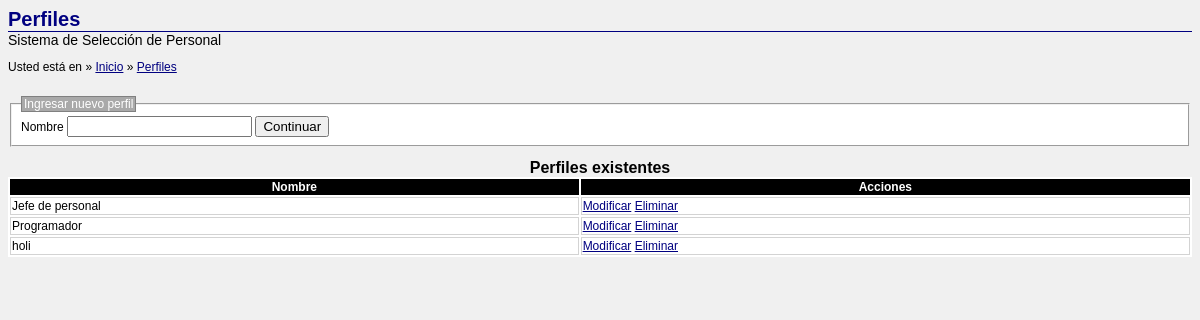
/index.php/perfiles, run on an earlier commit of the app's database.
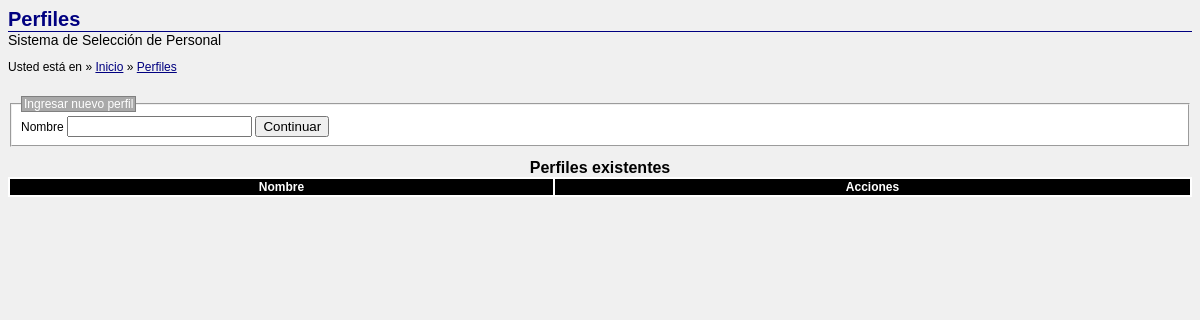
And on a later commit of the database.
### tables this page shows
CREATE TABLE "perfil" (
    "id" INTEGER PRIMARY KEY AUTOINCREMENT NOT NULL,
    "nombre" TEXT NOT NULL
);

### application/controllers/perfiles.php (called while the page is built, shortened)
<?php if ( ! defined('BASEPATH')) exit('No direct script access allowed');
class Perfiles extends CI_Controller {
    public function index() {
		$this->load->model('perfil_model');
        $this->load->view(
			'perfiles/welcome_message',
			array(
				'perfiles' => $this->perfil_model->get()
			)
		);
    }
};

### index.php (called while the page is built, shortened)
<?php
require_once BASEPATH.'core/CodeIgniter.php';

### application/models/perfil_model.php (called while the page is built, shortened)
<?php
class Perfil_model extends CI_Model {
	public function get($id = null) {
		if (is_null($id))
			$retval = $this->db->get('perfil')->result();
		else {
			$retval = $this->db->where('id', $id)->get('perfil')->result();
			$retval = $retval[0];
		}
		return $retval;
	}
}

### application/views/perfiles/welcome_message.php (the view, shortened to what this page needs)
<html>
    <head>
		<link rel="stylesheet" href="<?=base_url() ?>main.css">
    </head>
    <body>
		<header>
			<h1>Perfiles</h1>
			<small>Sistema de Selección de Personal</small>
			<nav>
				<p>Usted está en</p>
				<ul>
					<li><a href="<?=site_url() ?>">Inicio</a></li>
					<li class="active"><a href="<?=site_url('perfiles') ?>">Perfiles</a></li>
				</ul>
			</nav>
		</header>
		<section>
			<form method="post" action="<?=site_url('perfiles/crear') ?>">
				<fieldset>
					<legend>Ingresar nuevo perfil</legend>
					<label>
						<span>Nombre</span>
						<input type="text" name="perfil[nombre]" required>
					</label>
					<button type="submit">Continuar</button>
				</fieldset>
			</form>
			<table>
				<caption>Perfiles existentes</caption>
				<thead>
					<tr>
						<th>Nombre</th>
						<th>Acciones</th>
					</tr>
				</thead>
				<tbody>
					<?php foreach($perfiles as $item): ?>
					<tr>
						<td><?=htmlspecialchars($item->nombre) ?></td>
						<td>
							<a href="<?=site_url('perfiles/descriptores/'.$item->id) ?>">Modificar</a>
							<a href="<?=site_url('perfiles/eliminar/'.$item->id) ?>" onclick="return confirm('¿Está seguro que desea eliminar el perfil?');">Eliminar</a>
						</td>
					</tr>
					<?php endforeach ?>
				</tbody>
			</table>
		</section>
    </body>
</html>

What changed in the data, as far as the page shows it:
removed perfil: nombre "Jefe de personal"
removed perfil: nombre "Programador"
removed perfil: nombre "holi"
